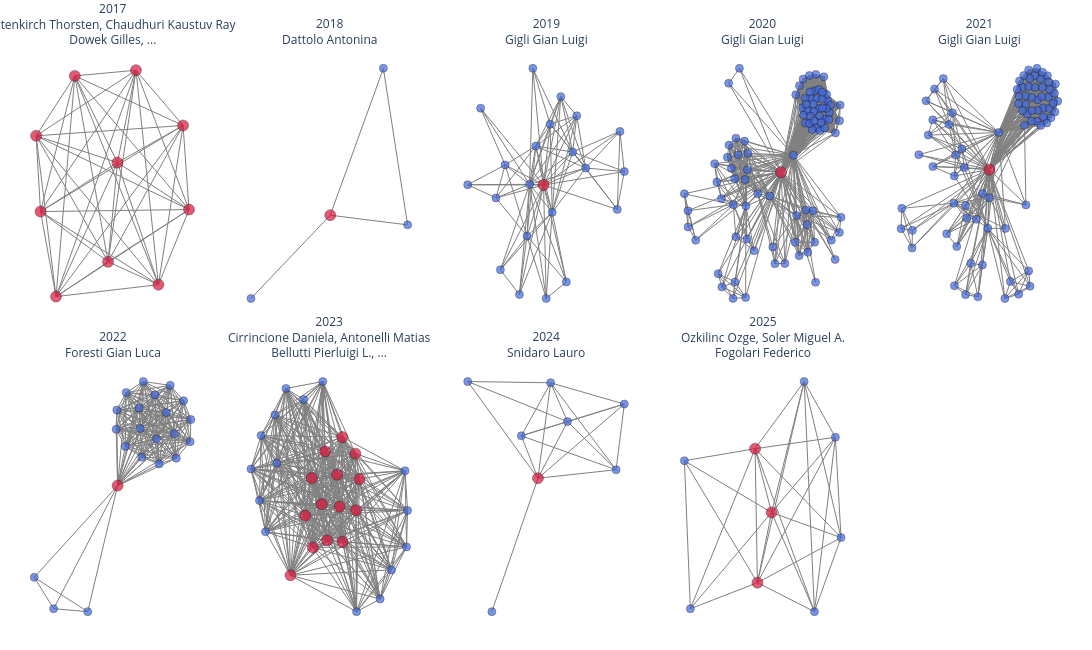

The code cell stored with this chart in its notebook:
### Markdown cell above
Grafo 2 statico:
Rappresentazione di un sottografo rappresentate in rosso gli autori più centrali per ogni anno

### Code cell
# =========================
# Nodo centrale per anno
# =========================
central_node_per_anno = {}
for anno, G in grafi_per_anno.items():
    if len(G) == 0:
        continue
    central_node_per_anno[anno] = max(G.degree, key=lambda x: x[1])[0]

# =========================
# Vicini equicentrali del nodo centrale
# =========================
highlight_nodes_per_anno = {}
for anno, G in grafi_per_anno.items():
    if anno not in central_node_per_anno:
        continue
    central = central_node_per_anno[anno]
    central_degree = G.degree(central)
    equicentral_neighbors = [
        n for n in G.neighbors(central)
        if G.degree(n) == central_degree
    ]
    highlight_nodes_per_anno[anno] = [central] + equicentral_neighbors

# =========================
# Sottografo: centrale + vicini
# =========================
subgrafi_per_anno = {}
pos_per_anno = {}

for anno, G in grafi_per_anno.items():
    if anno not in central_node_per_anno:
        continue
    central = central_node_per_anno[anno]
    neighbors = list(G.neighbors(central))
    nodes = [central] + neighbors
    H = G.subgraph(nodes).copy()
    subgrafi_per_anno[anno] = H

    initial_pos = {central: (0, 0)}
    pos = nx.spring_layout(H, seed=42, pos=initial_pos, fixed=[central])
    pos_per_anno[anno] = pos

# =========================
# Funzione Plotly
# =========================
def plot_graph_plotly(G, pos, highlight_nodes):
    edge_x, edge_y = [], []
    for u, v in G.edges():
        x0, y0 = pos[u]
        x1, y1 = pos[v]
        edge_x += [x0, x1, None]
        edge_y += [y0, y1, None]

    edge_trace = go.Scatter(
        x=edge_x, y=edge_y,
        mode="lines",
        line=dict(width=1, color="gray"),
        hoverinfo="none",
        showlegend=False
    )

    node_x, node_y, texts, colors, sizes = [], [], [], [], []

    for node in G.nodes():
        x, y = pos[node]
        node_x.append(x)
        node_y.append(y)
        texts.append(f"{node}<br>Grado: {G.degree(node)}")

        if node in highlight_nodes:
            colors.append("crimson")
            sizes.append(11)
        else:
            colors.append("royalblue")
            sizes.append(8)

    node_trace = go.Scatter(
        x=node_x, y=node_y,
        mode="markers",
        text=texts,
        hoverinfo="text",
        marker=dict(
            size=sizes,
            color=colors,
            line=dict(width=0.5, color="black")
        ),
        showlegend=False
    )

    return edge_trace, node_trace

# =========================
# Genera titoli subplot
# =========================
authors_per_anno = {}
for anno, G in grafi_per_anno.items():
    if anno not in central_node_per_anno:
        continue
    central = central_node_per_anno[anno]
    central_degree = G.degree(central)
    equicentral_neighbors = [
        n for n in G.neighbors(central)
        if G.degree(n) == central_degree
    ]
    all_authors = [central] + equicentral_neighbors
    authors_per_anno[anno] = all_authors


anni = sorted(grafi_per_anno.keys())


titoli = []
for anno in anni:
    authors = authors_per_anno.get(anno, [])
    # massimo 3 autori
    if len(authors) > 3:
        authors = authors[:3] + ["..."]
    # raggruppa ogni 2 autori per riga
    lines = []
    for i in range(0, len(authors), 2):
        lines.append(", ".join(authors[i:i+2]))
    titolo = f"{anno}<br>" + "<br>".join(lines)
    titoli.append(titolo)

# =========================
# Crea figura 2x5
# =========================
fig = make_subplots(
    rows=2, cols=5,
    subplot_titles=titoli,
    horizontal_spacing=0.03,
    vertical_spacing=0.08
)

for i, anno in enumerate(anni):
    if anno not in subgrafi_per_anno:
        continue
    G = subgrafi_per_anno[anno]
    pos = pos_per_anno[anno]
    highlight_nodes = highlight_nodes_per_anno[anno]

    edge, node = plot_graph_plotly(G, pos, highlight_nodes)

    row = 1 if i < 5 else 2
    col = i + 1 if i < 5 else i - 4

    fig.add_trace(edge, row=row, col=col)
    fig.add_trace(node, row=row, col=col)

# =========================
# Layout finale
# =========================
fig.update_layout(
    height=650,
    width=1400,
    paper_bgcolor="white",
    plot_bgcolor="white",
    title_x=0.5,
    font=dict(size=10),
    margin=dict(l=20, r=20, t=50, b=20)
)

for r in [1, 2]:
    for c in range(1, 6):
        fig.update_xaxes(visible=False, row=r, col=c)  
        fig.update_yaxes(visible=False, row=r, col=c)  

fig.update_layout(
    margin=dict(t=50, b=20, l=20, r=20),
)

for ann in fig.layout.annotations:
    ann.font = dict(size=12)

fig.show()

### Figure 1 — Plotly figure (JSON) as saved in the notebook; plotly's stock layout.template omitted (floating-point values rounded to 4 significant figures; data arrays with more than 128 entries replaced by an {"elided": "..."} marker saying what was removed)
{"data": [{"hoverinfo": "none", "line": {"color": "gray", "width": 1}, "mode": "lines", "showlegend": false, "type": "scatter", "x": {"elided": "135 float values"}, "xaxis": "x", "y": {"elided": "135 float values"}, "yaxis": "y"}, {"hoverinfo": "text", "marker": {"color": ["crimson", "crimson", "crimson", "crimson", "crimson", "crimson", "crimson", "crimson", "crimson", "crimson"], "line": {"color": "black", "width": 0.5}, "size": [11, 11, 11, 11, 11, 11, 11, 11, 11, 11]}, "mode": "markers", "showlegend": false, "text": ["Altenkirch Thorsten<br>Grado: 9", "Chaudhuri Kaustuv Ray<br>Grado: 9", "Dowek Gilles<br>Grado: 9", "Felty Amy P.<br>Grado: 9", "Filinski Andrzej<br>Grado: 9", "Miculan Marino<br>Grado: 9", "Rabe Florian<br>Grado: 9", "Ricciotti Wilmer<br>Grado: 9", "Sacerdoti Coen Claudio<br>Grado: 9", "Sojakova Kristina<br>Grado: 9"], "type": "scatter", "x": [0, 0.3521, -0.04111, 0.1626, 0.2117, 0.04977, 0.2711, 0.1378, -0.05266, 0.3363], "xaxis": "x", "y": [0, 0.1608, 0.1571, 0.2477, 0.4182, 0.4077, 0.02196, 0.06427, 0.297, 0.3162], "yaxis": "y"}, {"hoverinfo": "none", "line": {"color": "gray", "width": 1}, "mode": "lines", "showlegend": false, "type": "scatter", "x": [0.3942, 0, null, 0.3942, 0.5741, null, 0.5741, 0, null, 0, -0.5886, null], "xaxis": "x2", "y": [0.4182, 0, null, 0.4182, -0.02748, null, -0.02748, 0, null, 0, -0.237, null], "yaxis": "y2"}, {"hoverinfo": "text", "marker": {"color": ["royalblue", "royalblue", "crimson", "royalblue"], "line": {"color": "black", "width": 0.5}, "size": [8, 8, 11, 8]}, "mode": "markers", "showlegend": false, "text": ["de March Chiara<br>Grado: 2", "Luccio Flaminia<br>Grado: 2", "Dattolo Antonina<br>Grado: 3", "Corbatto Marco<br>Grado: 1"], "type": "scatter", "x": [0.3942, 0.5741, 0, -0.5886], "xaxis": "x2", "y": [0.4182, -0.02748, 0, -0.237], "yaxis": "y2"}, {"hoverinfo": "none", "line": {"color": "gray", "width": 1}, "mode": "lines", "showlegend": false, "type": "scatter", "x": {"elided": "270 float values"}, "xaxis": "x3", "y": {"elided": "270 float values"}, "yaxis": "y3"}, {"hoverinfo": "text", "marker": {"color": ["royalblue", "royalblue", "royalblue", "royalblue", "royalblue", "royalblue", "royalblue", "royalblue", "royalblue", "crimson", "royalblue", "royalblue", "royalblue", "royalblue", "royalblue", "royalblue", "royalblue", "royalblue", "royalblue", "royalblue", "royalblue", "royalblue"], "line": {"color": "black", "width": 0.5}, "size": [8, 8, 8, 8, 8, 8, 8, 8, 8, 11, 8, 8, 8, 8, 8, 8, 8, 8, 8, 8, 8, 8]}, "mode": "markers", "showlegend": false, "text": ["Valente Mariarosaria<br>Grado: 18", "Fabris Martina<br>Grado: 8", "Honnorat Jérǒme<br>Grado: 11", "Segatti Samantha<br>Grado: 8", "Serafini Anna<br>Grado: 5", "Corazza Elisa<br>Grado: 13", "André-Obadia Nathalie<br>Grado: 5", "Romano Giorgia<br>Grado: 4", "Cargnelutti Daniela<br>Grado: 5", "Gigli Gian Luigi<br>Grado: 21", "Bax Francesco<br>Grado: 5", "Nilo Annacarmen<br>Grado: 6", "de Biase Stefano<br>Grado: 7", "Pellitteri Gaia<br>Grado: 3", "Bastien Joubert<br>Grado: 5", "Lorenzut Simone<br>Grado: 5", "Vogrig Alberto<br>Grado: 12", "Bernardini Andrea<br>Grado: 11", "Merlino Giovanni<br>Grado: 10", "Rheims Sylvain<br>Grado: 5", "Smeralda Carmelo Luca<br>Grado: 4", "Marini Alessandro<br>Grado: 9"], "type": "scatter", "x": [-0.08165, 0.1005, 0.2454, 0.1931, 0.1327, 0.05034, 0.4705, -0.4423, -0.141, 0, 0.01536, -0.2773, -0.224, -0.367, 0.4295, -0.2516, 0.1698, -0.04539, -0.09664, 0.4449, -0.0626, 0.03827], "xaxis": "x3", "y": [0.002128, 0.2759, 0.05315, 0.2162, -0.3028, -0.08528, 0.04201, 0.0007521, -0.342, 0, -0.3544, -0.04041, 0.06273, 0.2398, -0.07629, -0.2649, 0.103, 0.1216, -0.1598, 0.1674, 0.3643, 0.1899], "yaxis": "y3"}, {"hoverinfo": "none", "line": {"color": "gray", "width": 1}, "mode": "lines", "showlegend": false, "type": "scatter", "x": {"elided": "3609 float values"}, "xaxis": "x4", "y": {"elided": "3609 float values"}, "yaxis": "y4"}, {"hoverinfo": "text", "marker": {"color": ["crimson", "royalblue", "royalblue", "royalblue", "royalblue", "royalblue", "royalblue", "royalblue", "royalblue", "royalblue", "royalblue", "royalblue", "royalblue", "royalblue", "royalblue", "royalblue", "royalblue", "royalblue", "royalblue", "royalblue", "royalblue", "royalblue", "royalblue", "royalblue", "royalblue", "royalblue", "royalblue", "royalblue", "royalblue", "royalblue", "royalblue", "royalblue", "royalblue", "royalblue", "royalblue", "royalblue", "royalblue", "royalblue", "royalblue", "royalblue", "royalblue", "royalblue", "royalblue", "royalblue", "royalblue", "royalblue", "royalblue", "royalblue", "royalblue", "royalblue", "royalblue", "royalblue", "royalblue", "royalblue", "royalblue", "royalblue", "royalblue", "royalblue", "royalblue", "royalblue", "royalblue", "royalblue", "royalblue", "royalblue", "royalblue", "royalblue", "royalblue", "royalblue", "royalblue", "royalblue", "royalblue", "royalblue", "royalblue", "royalblue", "royalblue", "royalblue", "royalblue", "royalblue", "royalblue", "royalblue", "royalblue", "royalblue", "royalblue", "royalblue", "royalblue", "royalblue", "royalblue", "royalblue", "royalblue", "royalblue", "royalblue"], "line": {"color": "black", "width": 0.5}, "size": [11, 8, 8, 8, 8, 8, 8, 8, 8, 8, 8, 8, 8, 8, 8, 8, 8, 8, 8, 8, 8, 8, 8, 8, 8, 8, 8, 8, 8, 8, 8, 8, 8, 8, 8, 8, 8, 8, 8, 8, 8, 8, 8, 8, 8, 8, 8, 8, 8, 8, 8, 8, 8, 8, 8, 8, 8, 8, 8, 8, 8, 8, 8, 8, 8, 8, 8, 8, 8, 8, 8, 8, 8, 8, 8, 8, 8, 8, 8, 8, 8, 8, 8, 8, 8, 8, 8, 8, 8, 8, 8]}, "mode": "markers", "showlegend": false, "text": ["Gigli Gian Luigi<br>Grado: 90", "Vogrig Alberto<br>Grado: 26", "Nilo Annacarmen<br>Grado: 15", "Fabris Martina<br>Grado: 18", "Biasotto Alessia<br>Grado: 8", "Curcio Francesco<br>Grado: 18", "Miotti Valeria<br>Grado: 8", "Tascini Carlo<br>Grado: 8", "Valente Mariarosaria<br>Grado: 81", "de Biase Stefano<br>Grado: 2", "Crespel Arielle<br>Grado: 5", "Genton Pierre<br>Grado: 5", "Macorig Greta<br>Grado: 5", "Gélisse Philippe<br>Grado: 5", "Merlino Giovanni<br>Grado: 13", "Lorenzut Simone<br>Grado: 17", "del Negro Ilaria<br>Grado: 7", "Tereshko Yan<br>Grado: 7", "Smeralda Carmelo Luca<br>Grado: 14", "Piani Antonella<br>Grado: 7", "Rudakou Uladzislau<br>Grado: 43", "Futhey Naomi C.<br>Grado: 40", "Krohn Lynne<br>Grado: 43", "Ruskey Jennifer A.<br>Grado: 43", "Heilbron Karl<br>Grado: 40", "Cannon Paul<br>Grado: 40", "Alam Armaghan<br>Grado: 40", "Arnulf Isabelle<br>Grado: 43", "Hu Michele T.<br>Grado: 43", "Montplaisir Jacques Yves<br>Grado: 43", "Gagnon Jean-François Franc¸ois<br>Grado: 43", "Désautels Alex<br>Grado: 43", "Dauvilliers Yves A.<br>Grado: 43", "Toffoli Marco<br>Grado: 43", "Högl Birgit E.<br>Grado: 43", "Stefani Ambra<br>Grado: 43", "Holzknecht Evi<br>Grado: 40", "Šonka Karel<br>Grado: 43", "Kemlink David<br>Grado: 43", "Öertel Wolfgang Hermann<br>Grado: 43", "Janzen Annette<br>Grado: 40", "Plazzi Giuseppe<br>Grado: 43", "Antelmi Elena<br>Grado: 43", "Figorilli M.<br>Grado: 43", "Puligheddu Monica Maria Francesca<br>Grado: 43", "Mollenhauer Brit<br>Grado: 43", "Trenkwalder Claudia M.<br>Grado: 43", "Sixel-Döring Friederike<br>Grado: 43", "Cochen-de Cock Valérie<br>Grado: 43", "Charley-Monaca Christelle<br>Grado: 43", "Heidbreder A. E.<br>Grado: 43", "Ferini‑Strambi Luigi F.<br>Grado: 43", "Dijkstra Femke<br>Grado: 43", "Viaene Mineke Kristina<br>Grado: 43", "Abril Beatriz<br>Grado: 43", "Boeve Bradley Bradley<br>Grado: 43", "Postuma Ronald B.<br>Grado: 43", "Rouleau Guy Armand<br>Grado: 43", "Gan-Or Ziv<br>Grado: 43", "Leveille Etienne<br>Grado: 37", "Asayesh Farnaz<br>Grado: 37", "Espay Alberto J.<br>Grado: 37", "Janes Francesco<br>Grado: 3", "Morassi Mauro<br>Grado: 6", "Bagatto Daniele<br>Grado: 6", "Cobelli Milena<br>Grado: 6", "D'Agostini Serena<br>Grado: 6", "Bnà Claudio<br>Grado: 6", "Sponza Massimo<br>Grado: 10", "Marini Alessandro<br>Grado: 22", "Surcinelli Andrea<br>Grado: 10", "Pez Sara<br>Grado: 10", "Vit Alessandro<br>Grado: 10", "Gavrilovic Vladimir<br>Grado: 10", "Pessa Maria Elena<br>Grado: 6", "Volpetti Stefano<br>Grado: 6", "Pegolo Enrico<br>Grado: 6", "Pauletto Giada<br>Grado: 6", "Bax Francesco<br>Grado: 6", "Verriello Lorenzo<br>Grado: 6", "Corazza Elisa<br>Grado: 18", "Pellitteri Gaia<br>Grado: 3", "Dolso Pierluigi G.<br>Grado: 3", "Segatti Samantha<br>Grado: 14", "Bernardini Andrea<br>Grado: 14", "Valent Francesca<br>Grado: 14", "Brigo Francesco<br>Grado: 14", "Iacono Donatella D.<br>Grado: 14", "Passadore Paolo<br>Grado: 14", "Rana Michele<br>Grado: 14", "Honnorat Jérǒme<br>Grado: 14"], "type": "scatter", "x": [0, -0.1502, -0.2043, -0.154, -0.2748, -0.1438, -0.284, -0.2553, 0.0527, 0.1475, -0.3652, -0.3978, -0.4136, -0.3985, 0.1359, 0.06622, 0.2564, 0.2494, 0.1064, 0.2152, 0.1623, 0.06265, 0.1434, 0.09109, 0.09425, 0.1487, 0.183, 0.1142, 0.1271, 0.1994, 0.09555, 0.1618, 0.195, 0.1878, 0.1035, 0.1526, 0.1209, 0.1502, 0.1402, 0.2065, 0.07845, 0.1036, 0.2119, 0.1649, 0.1372, 0.1758, 0.2049, 0.1241, 0.1766, 0.1328, 0.1667, 0.1205, 0.1936, 0.1259, 0.1767, 0.1862, 0.1712, 0.142, 0.1075, 0.2326, 0.2526, 0.25, 0.2313, -0.1516, -0.1973, -0.2534, -0.2691, -0.2056, 0.1146, -0.04844, 0.1111, 0.06015, 0.07729, 0.1437, -0.1935, -0.1156, -0.1462, -0.03545, 0.01647, -0.02624, -0.09986, -0.1781, -0.2244, -0.1985, -0.1932, -0.2228, -0.1419, -0.1837, -0.23, -0.1565, -0.2128], "xaxis": "x4", "y": [0, -0.09385, -0.09, -0.01977, -0.0271, 0.007542, 0.02421, -0.07294, 0.04771, -0.3063, -0.189, -0.152, -0.0597, -0.1069, -0.1069, -0.1205, -0.1251, -0.1674, -0.105, -0.1889, 0.178, 0.2162, 0.2274, 0.1801, 0.2601, 0.2727, 0.266, 0.1718, 0.2065, 0.1998, 0.1594, 0.2311, 0.2171, 0.148, 0.1373, 0.206, 0.2696, 0.1242, 0.1695, 0.1663, 0.2412, 0.2063, 0.1875, 0.1571, 0.1904, 0.204, 0.1472, 0.2241, 0.2233, 0.1188, 0.1163, 0.1359, 0.1781, 0.1567, 0.1791, 0.124, 0.1386, 0.1431, 0.1897, 0.1096, 0.1872, 0.1438, -0.2428, -0.3485, -0.3054, -0.3195, -0.2822, -0.3513, -0.2229, -0.06574, -0.1459, -0.1949, -0.2322, -0.1949, -0.1796, -0.2185, -0.1857, -0.2079, -0.254, -0.2545, -0.05938, 0.2897, 0.2481, -0.01771, 0.09516, 0.07586, 0.05286, 0.04872, 0.04168, 0.08703, 0.01116], "yaxis": "y4"}, {"hoverinfo": "none", "line": {"color": "gray", "width": 1}, "mode": "lines", "showlegend": false, "type": "scatter", "x": {"elided": "3360 float values"}, "xaxis": "x5", "y": {"elided": "3360 float values"}, "yaxis": "y5"}, {"hoverinfo": "text", "marker": {"color": ["royalblue", "royalblue", "royalblue", "royalblue", "royalblue", "royalblue", "royalblue", "crimson", "royalblue", "royalblue", "royalblue", "royalblue", "royalblue", "royalblue", "royalblue", "royalblue", "royalblue", "royalblue", "royalblue", "royalblue", "royalblue", "royalblue", "royalblue", "royalblue", "royalblue", "royalblue", "royalblue", "royalblue", "royalblue", "royalblue", "royalblue", "royalblue", "royalblue", "royalblue", "royalblue", "royalblue", "royalblue", "royalblue", "royalblue", "royalblue", "royalblue", "royalblue", "royalblue", "royalblue", "royalblue", "royalblue", "royalblue", "royalblue", "royalblue", "royalblue", "royalblue", "royalblue", "royalblue", "royalblue", "royalblue", "royalblue", "royalblue", "royalblue", "royalblue", "royalblue", "royalblue", "royalblue", "royalblue", "royalblue", "royalblue", "royalblue", "royalblue", "royalblue", "royalblue", "royalblue", "royalblue", "royalblue", "royalblue", "royalblue", "royalblue", "royalblue", "royalblue", "royalblue", "royalblue", "royalblue", "royalblue", "royalblue"], "line": {"color": "black", "width": 0.5}, "size": [8, 8, 8, 8, 8, 8, 8, 11, 8, 8, 8, 8, 8, 8, 8, 8, 8, 8, 8, 8, 8, 8, 8, 8, 8, 8, 8, 8, 8, 8, 8, 8, 8, 8, 8, 8, 8, 8, 8, 8, 8, 8, 8, 8, 8, 8, 8, 8, 8, 8, 8, 8, 8, 8, 8, 8, 8, 8, 8, 8, 8, 8, 8, 8, 8, 8, 8, 8, 8, 8, 8, 8, 8, 8, 8, 8, 8, 8, 8, 8, 8, 8]}, "mode": "markers", "showlegend": false, "text": ["Verriello Lorenzo<br>Grado: 11", "Pauletto Giada<br>Grado: 13", "Nilo Annacarmen<br>Grado: 13", "Lonigro Incoronata Renata<br>Grado: 9", "Betto Elena<br>Grado: 9", "Valente Mariarosaria<br>Grado: 65", "Curcio Francesco<br>Grado: 9", "Gigli Gian Luigi<br>Grado: 81", "Fogolari Federico<br>Grado: 7", "Gélisse Philippe<br>Grado: 5", "Crespel Arielle<br>Grado: 5", "Carrera Paola<br>Grado: 5", "Bernardini Andrea<br>Grado: 46", "Vogrig Alberto<br>Grado: 19", "Moritz Christian Peter<br>Grado: 6", "Camdessanché Jean Philippe<br>Grado: 6", "Tholance Yannick<br>Grado: 6", "Antoine Jean Christophe G.<br>Grado: 6", "Honnorat Jérǒme<br>Grado: 6", "Pessa Maria Elena<br>Grado: 7", "Genton Pierre<br>Grado: 5", "Macorig Greta<br>Grado: 5", "Garbo Riccardo<br>Grado: 6", "Lorenzut Simone<br>Grado: 10", "del Negro Llaria<br>Grado: 6", "Merlino Giovanni<br>Grado: 10", "Cargnelutti Daniela<br>Grado: 6", "Smeralda Carmelo Luca<br>Grado: 7", "Pez Sara<br>Grado: 7", "Surcinelli Andrea<br>Grado: 11", "Marini Alessandro<br>Grado: 11", "Bax Francesco<br>Grado: 7", "Pellitteri Gaia<br>Grado: 8", "Scalise Anna<br>Grado: 6", "Mufti Kheireddin<br>Grado: 43", "Yu Eric<br>Grado: 43", "Rudakou Uladzislau<br>Grado: 43", "Krohn Lynne<br>Grado: 43", "Ruskey Jennifer A.<br>Grado: 43", "Asayesh Farnaz<br>Grado: 43", "Laurent Sandra Beatrice<br>Grado: 43", "Spiegelman Dan V.<br>Grado: 43", "Arnulf Isabelle<br>Grado: 43", "Hu Michele T.<br>Grado: 43", "Montplaisir Jacques Yves<br>Grado: 43", "Gagnon Jean François<br>Grado: 43", "Désautels Alex<br>Grado: 43", "Dauvilliers Yves A.<br>Grado: 43", "Janes Francesco<br>Grado: 43", "Högl Birgit E.<br>Grado: 43", "Stefani Ambra<br>Grado: 43", "Holzknecht Evi<br>Grado: 43", "Šonka Karel<br>Grado: 43", "Kemlink David<br>Grado: 43", "Öertel Wolfgang Hermann<br>Grado: 43", "Janzen Annette<br>Grado: 43", "Plazzi Giuseppe<br>Grado: 43", "Antelmi Elena<br>Grado: 43", "Figorilli M.<br>Grado: 43", "Puligheddu Monica Maria Francesca<br>Grado: 43", "Mollenhauer Brit<br>Grado: 43", "Trenkwalder Claudia M.<br>Grado: 43", "Sixel-Döring Friederike<br>Grado: 43", "Cochen-de Cock Valérie<br>Grado: 43", "Charley-Monaca Christelle<br>Grado: 43", "Heidbreder A. E.<br>Grado: 43", "Ferini‑Strambi Luigi F.<br>Grado: 43", "Dijkstra Femke<br>Grado: 43", "Viaene Mineke Kristina<br>Grado: 43", "Abril Beatriz<br>Grado: 43", "Boeve Bradley Bradley<br>Grado: 43", "Trempe Jean François<br>Grado: 43", "Rouleau Guy Armand<br>Grado: 43", "Postuma Ronald B.<br>Grado: 43", "Gan-Or Ziv<br>Grado: 43", "Bagatto Daniele<br>Grado: 6", "Cobelli Milena<br>Grado: 6", "D'Agostini Serena<br>Grado: 6", "Bnà Claudio<br>Grado: 6", "Morassi Mauro<br>Grado: 6", "Dolso Pierluigi G.<br>Grado: 5", "de Biase Stefano<br>Grado: 3"], "type": "scatter", "x": [-0.02826, 0.0002177, -0.1491, -0.09437, -0.0548, 0.03898, -0.1006, 0, -0.1795, -0.3708, -0.3247, 0.1533, 0.1472, -0.00694, 0.1228, 0.08802, 0.06484, 0.1706, 0.165, -0.1371, -0.3232, -0.3677, -0.2661, -0.1548, -0.2306, -0.1702, -0.1935, -0.2572, -0.238, -0.1422, -0.1158, -0.1475, -0.1054, -0.2375, 0.1397, 0.1523, 0.1589, 0.2435, 0.2137, 0.1899, 0.2259, 0.2513, 0.2748, 0.2013, 0.116, 0.2583, 0.1997, 0.2023, 0.1246, 0.2868, 0.1691, 0.2225, 0.122, 0.1986, 0.1441, 0.247, 0.2732, 0.2408, 0.2526, 0.1766, 0.2266, 0.2195, 0.2772, 0.1649, 0.1922, 0.1394, 0.1647, 0.1783, 0.1522, 0.1261, 0.1783, 0.2225, 0.2159, 0.2494, 0.2672, -0.147, -0.04834, -0.1002, -0.02943, -0.07844, 0.06703, -0.2966], "xaxis": "x5", "y": [-0.07261, -0.08536, -0.1023, -0.1474, -0.151, 0.1126, -0.1095, 0, -0.1951, -0.1795, -0.2381, -0.1074, 0.1342, -0.1784, -0.3787, -0.3404, -0.3916, -0.3545, -0.308, -0.2336, -0.1846, -0.1178, 0.209, 0.1727, 0.2449, 0.1372, 0.2765, 0.1047, 0.1512, 0.04436, 0.06353, -0.01958, 0.006359, 0.009367, 0.2499, 0.1985, 0.1693, 0.2853, 0.275, 0.2854, 0.1877, 0.1857, 0.1749, 0.212, 0.2435, 0.1573, 0.3076, 0.1803, 0.2226, 0.2078, 0.277, 0.2961, 0.2003, 0.1473, 0.2858, 0.2195, 0.2317, 0.1416, 0.2441, 0.1472, 0.1606, 0.2221, 0.2602, 0.2522, 0.2497, 0.1791, 0.3029, 0.1791, 0.2239, 0.2694, 0.2192, 0.25, 0.1341, 0.266, 0.2016, -0.353, -0.3868, -0.3801, -0.2899, -0.285, -0.1789, 0.0451], "yaxis": "y5"}, {"hoverinfo": "none", "line": {"color": "gray", "width": 1}, "mode": "lines", "showlegend": false, "type": "scatter", "x": {"elided": "531 float values"}, "xaxis": "x6", "y": {"elided": "531 float values"}, "yaxis": "y6"}, {"hoverinfo": "text", "marker": {"color": ["royalblue", "royalblue", "royalblue", "royalblue", "royalblue", "royalblue", "royalblue", "royalblue", "royalblue", "royalblue", "royalblue", "royalblue", "royalblue", "crimson", "royalblue", "royalblue", "royalblue", "royalblue", "royalblue", "royalblue", "royalblue", "royalblue"], "line": {"color": "black", "width": 0.5}, "size": [8, 8, 8, 8, 8, 8, 8, 8, 8, 8, 8, 8, 8, 11, 8, 8, 8, 8, 8, 8, 8, 8]}, "mode": "markers", "showlegend": false, "text": ["De Martino Maria<br>Grado: 18", "Tascini Carlo<br>Grado: 18", "Fabris Martina<br>Grado: 18", "Curcio Francesco<br>Grado: 18", "Salvati Daniele<br>Grado: 3", "Toma Andrea<br>Grado: 3", "Piciarelli Claudio<br>Grado: 18", "Codrich Marta<br>Grado: 18", "Stefanizzi Daniele<br>Grado: 18", "Isola Miriam<br>Grado: 18", "Dalla Emiliano<br>Grado: 18", "Malfatti Matilde Clarissa<br>Grado: 18", "Beltrami A. P.<br>Grado: 18", "Foresti Gian Luca<br>Grado: 21", "Caponnetto Federica<br>Grado: 18", "Drioli Carlo<br>Grado: 3", "Tell Gianluca<br>Grado: 18", "de Nardin Axel<br>Grado: 18", "D’Aurizio Federica<br>Grado: 18", "Sechi Leonardo Alberto<br>Grado: 18", "Pucillo Carlo Ennio M.<br>Grado: 18", "Sozio Emanuela<br>Grado: 18"], "type": "scatter", "x": [0.2161, 0.298, 0.09302, 0.08783, -0.1227, -0.3423, 0.1601, 0.2712, 0.1055, 0.2338, 0.3009, 0.2001, 0.03533, 0, 0.1533, -0.2627, -0.003338, 0.2411, 0.09922, 0.1706, 0.03158, -0.006049], "xaxis": "x6", "y": [0.3711, 0.1624, 0.2116, 0.2864, -0.4668, -0.3399, 0.1724, 0.3145, 0.3852, 0.1919, 0.2446, 0.2706, 0.3445, 0, 0.3364, -0.4559, 0.2794, 0.1013, 0.1048, 0.08028, 0.1451, 0.2085], "yaxis": "y6"}, {"hoverinfo": "none", "line": {"color": "gray", "width": 1}, "mode": "lines", "showlegend": false, "type": "scatter", "x": {"elided": "1056 float values"}, "xaxis": "x7", "y": {"elided": "1056 float values"}, "yaxis": "y7"}, {"hoverinfo": "text", "marker": {"color": ["crimson", "crimson", "crimson", "crimson", "crimson", "crimson", "royalblue", "crimson", "crimson", "royalblue", "crimson", "royalblue", "royalblue", "royalblue", "crimson", "crimson", "royalblue", "crimson", "royalblue", "royalblue", "crimson", "royalblue", "royalblue", "royalblue", "royalblue", "royalblue", "royalblue", "crimson", "royalblue"], "line": {"color": "black", "width": 0.5}, "size": [11, 11, 11, 11, 11, 11, 8, 11, 11, 8, 11, 8, 8, 8, 11, 11, 8, 11, 8, 8, 11, 8, 8, 8, 8, 8, 8, 11, 8]}, "mode": "markers", "showlegend": false, "text": ["Borghi Giacomo<br>Grado: 28", "Pepponi Giancarlo<br>Grado: 28", "Orzan Giulio<br>Grado: 28", "Vacchi Andrea<br>Grado: 28", "Bellutti Pierluigi L.<br>Grado: 28", "Antonelli Matias<br>Grado: 28", "Olivi Luca<br>Grado: 22", "Cirrincione Daniela<br>Grado: 28", "Picciotto Antonino<br>Grado: 28", "Del Monte E. D.<br>Grado: 19", "Ficorella Francesco<br>Grado: 28", "Gandola Massimo<br>Grado: 22", "Stebel Luigi<br>Grado: 22", "Menk Ralf Hendrik<br>Grado: 22", "Rashevskaya Irina<br>Grado: 28", "Zorzi Nicola<br>Grado: 28", "Aquilanti Giuliana<br>Grado: 22", "Zampa Nicola<br>Grado: 28", "Giuressi Dario<br>Grado: 22", "Cautero Giuseppe<br>Grado: 22", "Rachevski Alexandre<br>Grado: 28", "Mele Filippo<br>Grado: 22", "Bonvicini V.<br>Grado: 19", "Campana Riccardo<br>Grado: 19", "Ceraudo Francesco<br>Grado: 19", "Feroci Marco<br>Grado: 19", "Evangelista Yuri<br>Grado: 19", "Zampa Gianluigi<br>Grado: 28", "Bertuccio Giuseppe<br>Grado: 22"], "type": "scatter", "x": [0.05552, 0.03875, 0.0816, 0.09568, 0.1801, 0.1356, -0.08101, 0, 0.1219, 0.1725, 0.1696, -0.04067, -0.0361, -0.01192, 0.1283, 0.05827, 0.08447, 0.09073, 0.03447, -0.06525, 0.1362, -0.1032, 0.2639, 0.3033, 0.2342, 0.306, 0.2993, 0.1715, -0.07692], "xaxis": "x7", "y": [0.1547, 0.095, 0.1133, 0.05553, 0.153, 0.22, 0.1189, 0, 0.1601, -0.05789, 0.1937, 0.2554, 0.1783, 0.2975, 0.1092, 0.04442, 0.3085, 0.1973, 0.2798, 0.06934, 0.05325, 0.1694, 0.008602, 0.0452, -0.03784, 0.1031, 0.1664, 0.1036, 0.2225], "yaxis": "y7"}, {"hoverinfo": "none", "line": {"color": "gray", "width": 1}, "mode": "lines", "showlegend": false, "type": "scatter", "x": [0.05452, 0.1269, null, 0.05452, 0, null, 0.05452, -0.3017, null, 0.05452, -0.07144, null, 0.05452, 0.3709, null, 0.05452, 0.3356, null, -0.198, 0, null, 0, 0.1269, null, 0, -0.3017, null, 0, -0.07144, null, 0, 0.3709, null, 0, 0.3356, null, -0.07144, 0.1269, null, -0.07144, 0.3709, null, -0.07144, 0.3356, null, 0.1269, -0.3017, null, 0.1269, 0.3709, null, 0.1269, 0.3356, null, 0.3709, 0.3356, null], "xaxis": "x8", "y": [0.4036, 0.2394, null, 0.4036, 0, null, 0.4036, 0.409, null, 0.4036, 0.1795, null, 0.4036, 0.3138, null, 0.4036, 0.0358, null, -0.5645, 0, null, 0, 0.2394, null, 0, 0.409, null, 0, 0.1795, null, 0, 0.3138, null, 0, 0.0358, null, 0.1795, 0.2394, null, 0.1795, 0.3138, null, 0.1795, 0.0358, null, 0.2394, 0.409, null, 0.2394, 0.3138, null, 0.2394, 0.0358, null, 0.3138, 0.0358, null], "yaxis": "y8"}, {"hoverinfo": "text", "marker": {"color": ["royalblue", "royalblue", "crimson", "royalblue", "royalblue", "royalblue", "royalblue", "royalblue"], "line": {"color": "black", "width": 0.5}, "size": [8, 8, 11, 8, 8, 8, 8, 8]}, "mode": "markers", "showlegend": false, "text": ["Urli Federico<br>Grado: 6", "Mari Marco<br>Grado: 1", "Snidaro Lauro<br>Grado: 7", "Johnson Chad<br>Grado: 5", "Somero Michele<br>Grado: 6", "Liani Alessandro<br>Grado: 3", "Vallisa Tiziano<br>Grado: 5", "Visentini Ingrid<br>Grado: 5"], "type": "scatter", "x": [0.05452, -0.198, 0, -0.07144, 0.1269, -0.3017, 0.3709, 0.3356], "xaxis": "x8", "y": [0.4036, -0.5645, 0, 0.1795, 0.2394, 0.409, 0.3138, 0.0358], "yaxis": "y8"}, {"hoverinfo": "none", "line": {"color": "gray", "width": 1}, "mode": "lines", "showlegend": false, "type": "scatter", "x": [0.3879, -0.01169, null, 0.3879, 0.2837, null, 0.3879, 0, null, 0.3879, 0.416, null, 0.3879, 0.2326, null, 0.3879, 0.0703, null, 0.416, -0.01169, null, 0.416, 0.2837, null, 0.416, 0, null, 0.416, 0.2326, null, 0.416, 0.0703, null, -0.3336, 0, null, -0.3336, -0.01169, null, -0.3336, -0.3633, null, -0.3336, 0.0703, null, -0.3633, 0, null, -0.3633, -0.01169, null, -0.3633, 0.0703, null, 0.2326, -0.01169, null, 0.2326, 0.2837, null, 0.2326, 0, null, 0.2326, 0.0703, null, -0.01169, 0, null, -0.01169, 0.0703, null, -0.01169, 0.2837, null, 0.0703, 0, null, 0.0703, 0.2837, null, 0, 0.2837, null], "xaxis": "x9", "y": [0.2683, 0.2472, null, 0.2683, -0.05342, null, 0.2683, 0, null, 0.2683, 0.08315, null, 0.2683, 0.3711, null, 0.2683, 0.1296, null, 0.08315, 0.2472, null, 0.08315, -0.05342, null, 0.08315, 0, null, 0.08315, 0.3711, null, 0.08315, 0.1296, null, -0.04798, 0, null, -0.04798, 0.2472, null, -0.04798, 0.225, null, -0.04798, 0.1296, null, 0.225, 0, null, 0.225, 0.2472, null, 0.225, 0.1296, null, 0.3711, 0.2472, null, 0.3711, -0.05342, null, 0.3711, 0, null, 0.3711, 0.1296, null, 0.2472, 0, null, 0.2472, 0.1296, null, 0.2472, -0.05342, null, 0.1296, 0, null, 0.1296, -0.05342, null, 0, -0.05342, null], "yaxis": "y9"}, {"hoverinfo": "text", "marker": {"color": ["royalblue", "royalblue", "royalblue", "royalblue", "royalblue", "crimson", "crimson", "crimson", "royalblue"], "line": {"color": "black", "width": 0.5}, "size": [8, 8, 8, 8, 8, 11, 11, 11, 8]}, "mode": "markers", "showlegend": false, "text": ["Klein Christian T.<br>Grado: 6", "Esposito Gennaro<br>Grado: 6", "Giannozzi Paolo<br>Grado: 4", "Aparicio Santiago<br>Grado: 4", "Rocchia Walter<br>Grado: 6", "Soler Miguel A.<br>Grado: 8", "Fogolari Federico<br>Grado: 8", "Ozkilinc Ozge<br>Grado: 8", "Yakout Rayyan Bassem Adel<br>Grado: 6"], "type": "scatter", "x": [0.3879, 0.416, -0.3336, -0.3633, 0.2326, -0.01169, 0.0703, 0, 0.2837], "xaxis": "x9", "y": [0.2683, 0.08315, -0.04798, 0.225, 0.3711, 0.2472, 0.1296, 0, -0.05342], "yaxis": "y9"}], "layout": {"annotations": [{"font": {"size": 12}, "showarrow": false, "text": "2017<br>Altenkirch Thorsten, Chaudhuri Kaustuv Ray<br>Dowek Gilles, ...", "x": 0.088, "xanchor": "center", "xref": "paper", "y": 1, "yanchor": "bottom", "yref": "paper"}, {"font": {"size": 12}, "showarrow": false, "text": "2018<br>Dattolo Antonina", "x": 0.294, "xanchor": "center", "xref": "paper", "y": 1, "yanchor": "bottom", "yref": "paper"}, {"font": {"size": 12}, "showarrow": false, "text": "2019<br>Gigli Gian Luigi", "x": 0.5, "xanchor": "center", "xref": "paper", "y": 1, "yanchor": "bottom", "yref": "paper"}, {"font": {"size": 12}, "showarrow": false, "text": "2020<br>Gigli Gian Luigi", "x": 0.706, "xanchor": "center", "xref": "paper", "y": 1, "yanchor": "bottom", "yref": "paper"}, {"font": {"size": 12}, "showarrow": false, "text": "2021<br>Gigli Gian Luigi", "x": 0.912, "xanchor": "center", "xref": "paper", "y": 1, "yanchor": "bottom", "yref": "paper"}, {"font": {"size": 12}, "showarrow": false, "text": "2022<br>Foresti Gian Luca", "x": 0.088, "xanchor": "center", "xref": "paper", "y": 0.46, "yanchor": "bottom", "yref": "paper"}, {"font": {"size": 12}, "showarrow": false, "text": "2023<br>Cirrincione Daniela, Antonelli Matias<br>Bellutti Pierluigi L., ...", "x": 0.294, "xanchor": "center", "xref": "paper", "y": 0.46, "yanchor": "bottom", "yref": "paper"}, {"font": {"size": 12}, "showarrow": false, "text": "2024<br>Snidaro Lauro", "x": 0.5, "xanchor": "center", "xref": "paper", "y": 0.46, "yanchor": "bottom", "yref": "paper"}, {"font": {"size": 12}, "showarrow": false, "text": "2025<br>Ozkilinc Ozge, Soler Miguel A.<br>Fogolari Federico", "x": 0.706, "xanchor": "center", "xref": "paper", "y": 0.46, "yanchor": "bottom", "yref": "paper"}], "font": {"size": 10}, "height": 650, "margin": {"b": 20, "l": 20, "r": 20, "t": 50}, "paper_bgcolor": "white", "plot_bgcolor": "white", "title": {"x": 0.5}, "width": 1400, "xaxis": {"anchor": "y", "domain": [0, 0.176], "visible": false}, "xaxis10": {"anchor": "y10", "domain": [0.824, 1], "visible": false}, "xaxis2": {"anchor": "y2", "domain": [0.206, 0.382], "visible": false}, "xaxis3": {"anchor": "y3", "domain": [0.412, 0.588], "visible": false}, "xaxis4": {"anchor": "y4", "domain": [0.618, 0.794], "visible": false}, "xaxis5": {"anchor": "y5", "domain": [0.824, 1], "visible": false}, "xaxis6": {"anchor": "y6", "domain": [0, 0.176], "visible": false}, "xaxis7": {"anchor": "y7", "domain": [0.206, 0.382], "visible": false}, "xaxis8": {"anchor": "y8", "domain": [0.412, 0.588], "visible": false}, "xaxis9": {"anchor": "y9", "domain": [0.618, 0.794], "visible": false}, "yaxis": {"anchor": "x", "domain": [0.54, 1], "visible": false}, "yaxis10": {"anchor": "x10", "domain": [0, 0.46], "visible": false}, "yaxis2": {"anchor": "x2", "domain": [0.54, 1], "visible": false}, "yaxis3": {"anchor": "x3", "domain": [0.54, 1], "visible": false}, "yaxis4": {"anchor": "x4", "domain": [0.54, 1], "visible": false}, "yaxis5": {"anchor": "x5", "domain": [0.54, 1], "visible": false}, "yaxis6": {"anchor": "x6", "domain": [0, 0.46], "visible": false}, "yaxis7": {"anchor": "x7", "domain": [0, 0.46], "visible": false}, "yaxis8": {"anchor": "x8", "domain": [0, 0.46], "visible": false}, "yaxis9": {"anchor": "x9", "domain": [0, 0.46], "visible": false}}}
